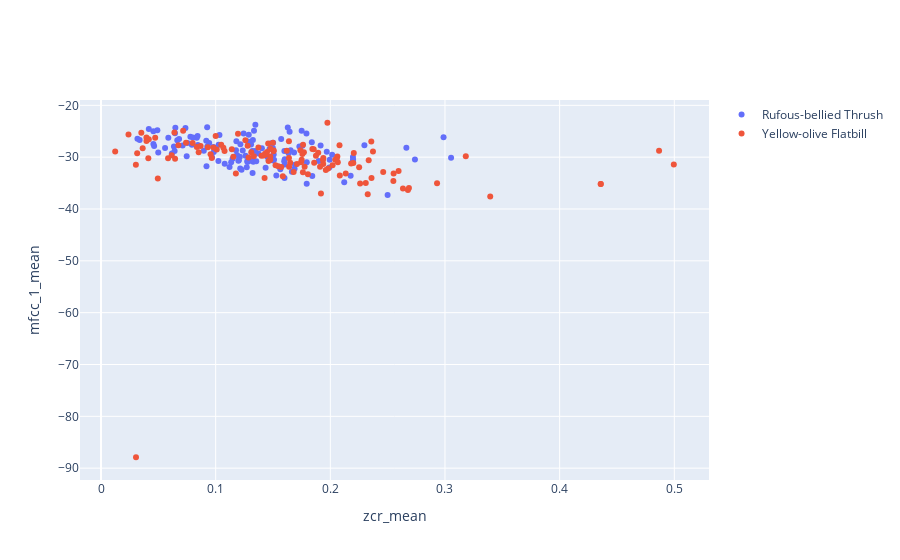

Notebook code for this chart:
### Code cell
f1 = np.array([features[0][:, fn.index('zcr_mean')],
               features[0][:, fn.index('mfcc_1_mean')]])
f2 = np.array([features[1][:, fn.index('zcr_mean')],
               features[1][:, fn.index('mfcc_1_mean')]])
# plot 2D features
plots = [go.Scatter(x=f1[0, :],  y=f1[1, :], 
                    name=class_names[0], mode='markers'),
         go.Scatter(x=f2[0, :], y=f2[1, :], 
                    name=class_names[1], mode='markers')]
mylayout = go.Layout(xaxis=dict(title="zcr_mean"),
                     yaxis=dict(title="mfcc_1_mean"))
plotly.offline.iplot(go.Figure(data=plots, layout=mylayout))
